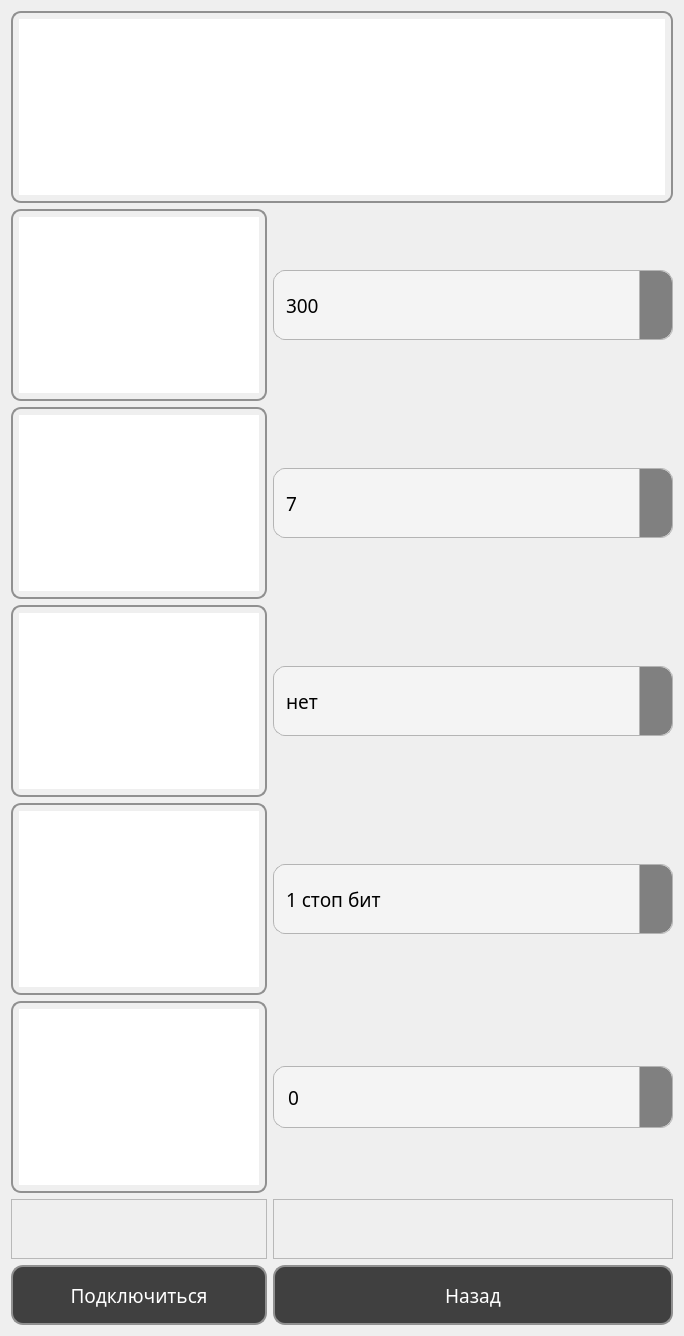
         <widget class="QWidget" name="page_3">
          <property name="styleSheet">
           <string notr="true">/* ===== QComboBox: полный стиль без ресурсов ===== */
QFrame#qt_combo_box_popup {
    background: transparent;   /* ← фон полностью “дырявый” */
    border: none;
    border-radius: 12px;
}


/* ───────── вертикальный скроллбар внутри выпадающего списка ─────────── */
QComboBox QAbstractItemView QScrollBar:vertical {
    width: 12px;               /* толщина всей полосы прокрутки          */
    margin: 0px 0px 0px 0;     /* лёгкий отступ от правой грани списка   */
    background: #ffffff;   /* ← убираем фон самой полосы             */
    border: none;              /* и рамку, которую Qt рисует по умолчанию*/
}

/* track (колея). Делаем её невидимой — остаётся «пустое место» */
QComboBox QAbstractItemView QScrollBar::groove:vertical {
    background: #ffffff;   /* никакого цвета                         */
    border: none;
    margin: 0;                 /* важно! убирает внутренние «поля» Qt    */
}

/* пустые участки над и под ползунком — тоже в ноль */
QComboBox QAbstractItemView QScrollBar::add-page:vertical,
QComboBox QAbstractItemView QScrollBar::sub-page:vertical {
    background: #ffffff;
    border: none;
}

/* сам ползунок («овал») -------------------------------------------------*/
QComboBox QAbstractItemView QScrollBar::handle:vertical {
    background: #808080;       /* цвет «таблетки»                        */
    border-radius: 999px;        /* скругляем края по полной               */
    min-height: 24px;          /* чтобы не исчезал при маленьком контенте*/
    margin: 2px;               /* зазор от границ бара                   */
}

QComboBox QAbstractItemView QScrollBar::sub-line:vertical,   /* верхняя  */
QComboBox QAbstractItemView QScrollBar::add-line:vertical {  /* нижняя   */
    height: 0px;                /* убираем видимую часть      */
    width:  0px;
    border: none;
    background: #ffffff;
    subcontrol-origin: margin;  /* чтобы не занимали место    */
}

/* ── если вдруг появится горизонтальный скроллбар ─────────────────────*/
QComboBox QAbstractItemView QScrollBar::sub-line:horizontal, /* левая    */
QComboBox QAbstractItemView QScrollBar::add-line:horizontal { /* правая  */
    width:  0px;
    height: 0px;
    border: none;
    background: #ffffff;
    subcontrol-origin: margin;
}

/* ОСНОВНОЕ ПОЛЕ -----------------------------------------------------------*/
QComboBox {
    border: 1px solid #b4b4b4;
    border-radius: 12px;
    padding: 4px 40px 4px 12px;   /* место под стрелку справа */
    background: #f4f4f4;
    min-height: 60px;             /* чтобы не сплющивался */
combobox-popup: 0;   
}

/* КНОПКА ВЫПАДАНИЯ (правый сегмент) --------------------------------------*/
QComboBox::drop-down {
    subcontrol-origin: padding;
    subcontrol-position: top right;
    width: 32px;
    border-left: 1px solid #b4b4b4;
    border-top-right-radius: 12px;
    border-bottom-right-radius: 12px;
    background: #e2e2e2;
}

QComboBox::drop-down { 
    background: #808080;   /* временно! */
}

/* СТРЕЛКА ----------------------------------------------------------------*/
QComboBox::down-arrow {
image: url(&quot;:/icon/arrow_drop_down_24dp_E3E3E3_FILL0_wght400_GRAD0_opsz24.png&quot;);
    width: 24px;      /* подгони под реальный размер PNG */
    height: 24px;
    margin: 0 auto;   /* по центру кнопки drop‑down */
    border: none;     /* глушим всякие старые границы */
}

/* Поворот при раскрытии --------------------------------------------------*/
QComboBox::down-arrow:on {
    transform: rotate(180deg);
}





/* ХОВЕР/ФОКУС -------------------------------------------------------------*/
QComboBox:hover { background: #f9f9f9; }

QComboBox:focus {
    border: 1px solid #7aa9ff;
    outline: none;
}

/* ВЫПАДАЮЩИЙ СПИСОК -----------------------------------------------------*/
QComboBox QAbstractItemView {
    /* тот же радиус, что у поля */
    border: 1px solid #c8c8c8;
    border-radius: 12px;
    padding: 4px;                       /* лёгкий «отступ-рамка» внутри */
    background: #FFFFFF;

    /* отключаем стандартный dotted focus-rectangle */
    outline: 0;                         /* Qt &gt;5.12 понимает outline */
    /* если outline не работает в вашей версии:
       border: none; */
}


QComboBox QAbstractItemView::viewport {
    border-radius: 8px;
    background: transparent;
}

/* строки внутри списка */
QComboBox QAbstractItemView::item {
    padding: 6px 12px;
    border-radius: 6px;                 /* лёгкое скругление hover/selected */
}

/* подсветка наведения  */
QComboBox QAbstractItemView::item:hover {
    background: #f0f0f0;
}

/* выбранный элемент (без пунктира!) */
QComboBox QAbstractItemView::item:selected {
    background: #2d97ff;                /* пример активного цвета */
    color: #ffffff;
    outline: 0;                         /* страховка */
    /* или border: none;  -&gt; если outline не поддерживается */
}

/* Оформление текста и рамки для QLabel и QTextBrowser */
QLabel,
QTextBrowser {
    color: white;                    /* цвет шрифта */
    border-radius: 10px;             /* скругление углов рамки */
    padding: 6px;                    /* внутренние отступы */
border: 2px solid #909090; 
}


/* Нормальное состояние */
QPushButton {
    background-color: #404040;        /* заливка */
    color: white;                     /* цвет текста */
    border: 2px solid #909090;        /* толщина и цвет обводки */
    border-radius: 12px;              /* радиус скругления */
    padding: 6px 12px;                /* «воздух» внутри */
}

/* Курсор наведён */
QPushButton:hover {
    background-color: #505050;
    border-color: #707070;
}

/* Кнопка нажата (удерживается) */
QPushButton:pressed {
    background-color: #909090;
    border-color: #909090;
}

/* QLabel или QTextBrowser */
QLabel, QTextBrowser {
    border: 2px solid #909090;   /* толщина и цвет */
    border-radius: 10px;         /* скругление */
    padding: 6px;                /* внутренние отступы */
    color: white;              /* цвет шрифта */
}

/* ===== QSpinBox — стиль под QComboBox (каждый параметр подписан) ===== */

/* ОСНОВНОЕ ПОЛЕ ---------------------------------------------------------*/
QSpinBox {
    border: 1px solid #b4b4b4;                 /* внешняя рамка виджета        */
    border-radius: 12px;                       /* скругление всех углов        */

    padding-left: 12px;                        /* отступ текста слева          */
    padding-right: 40px;                       /* резерв под блок стрелок      */
    background: #f4f4f4;                       /* фон поля ввода               */
    min-height: 60px;                          /* минимальная высота контрола  */
    color: black;                              /* цвет введённого текста       */

    outline: none;                             /* убираем стандартный пунктиp  */
}

/* БЛОК СТРЕЛОК ----------------------------------------------------------*/
/* общие параметры для обеих половинок блока */
QSpinBox::up-button,
QSpinBox::down-button {
    subcontrol-origin: padding;                /* координаты от padding-box    */
    width: 32px;                               /* ширина сегмента со стрелками */
    border-left: 1px solid #b4b4b4;            /* линия-разделитель слева      */
    background: #808080;                       /* фон блока стрелок            */
}

/* ↓ нижняя половина блока стрелок --------------------------------------*/
QSpinBox::down-button {
    subcontrol-position: bottom right;         /* привязка к правому-нижнему   */
    height: 30%;                               /* занимаем оставшиеся 50 %     */
    border-bottom-right-radius: 12px;          /* скругляем ТОЛЬКО низ-прав.   */
}


/* ↑ верхняя половина блока стрелок -------------------------------------*/
QSpinBox::up-button {
    subcontrol-position: top right;            /* привязка к правому-верхнему  */
    height: 30%;                               /* занимаем ровно половину выс. */
    border-top-right-radius: 12px;             /* скругляем ТОЛЬКО верх-прав.  */
}

/* визуальный отклик при нажатии ----------------------------------------*/
QSpinBox::up-button:pressed,
QSpinBox::down-button:pressed {
    background: #6d6d6d;                       /* затемняем фон на время клика */
}

/* СТРЕЛКИ (иконки) ------------------------------------------------------*/
QSpinBox::up-arrow {
    image: url(&quot;:/icon/arrow_drop_up_24dp_E3E3E3_FILL0_wght400_GRAD0_opsz24.png&quot;); /* PNG/SVG ↓ */
    width: 24px; height: 24px;                 /* габариты иконки              */
    margin: 0 auto;                            /* центрируем в блоке           */
	transform: rotate(180deg);
}

QSpinBox::down-arrow {
    image: url(&quot;:/icon/arrow_drop_down_24dp_E3E3E3_FILL0_wght400_GRAD0_opsz24.png&quot;); /* PNG/SVG ↓ */
    width: 24px; height: 24px;                 /* габариты иконки              */
    margin: 0 auto;                            /* центрируем в блоке           */
}


/* отключаем кнопки и иконки при достижении min/max ---------------------*/
QSpinBox::up-button:disabled,
QSpinBox::down-button:disabled {
    background: #c8c8c8;                       /* тусклый фон — кнопка неактив */
}

QSpinBox::up-arrow:disabled,
QSpinBox::down-arrow:disabled {
    image: none;                               /* прячем иконку у неактивной   */
}

/* ХОВЕР / ФОКУС ---------------------------------------------------------*/
QSpinBox:hover  { background: #f9f9f9; }       /* лёгкое высветление при ховере*/
QSpinBox:focus  { border: 1px solid #7aa9ff; } /* синяя рамка при фокусе       */

/* ОТКЛЮЧЁННОЕ СОСТОЯНИЕ -------------------------------------------------*/
QSpinBox:disabled {
    color: #8f8f8f;                            /* приглушаем текст             */
    background: #e0e0e0;                       /* и фон всего виджета          */
}

</string>
          </property>
          <layout class="QGridLayout" name="gridLayout_2">
           <item row="6" column="0">
            <widget class="QFrame" name="frame_7">
             <property name="frameShape">
              <enum>QFrame::Shape::StyledPanel</enum>
             </property>
             <property name="frameShadow">
              <enum>QFrame::Shadow::Raised</enum>
             </property>
            </widget>
           </item>
           <item row="2" column="1">
            <widget class="QComboBox" name="comboBox_2">
             <property name="sizePolicy">
              <sizepolicy hsizetype="Preferred" vsizetype="Maximum">
               <horstretch>0</horstretch>
               <verstretch>0</verstretch>
              </sizepolicy>
             </property>
             <property name="minimumSize">
              <size>
               <width>0</width>
               <height>70</height>
              </size>
             </property>
             <property name="font">
              <font>
               <family>Noto Sans SC</family>
               <pointsize>14</pointsize>
              </font>
             </property>
             <property name="layoutDirection">
              <enum>Qt::LayoutDirection::LeftToRight</enum>
             </property>
             <item>
              <property name="text">
               <string>7</string>
              </property>
             </item>
             <item>
              <property name="text">
               <string>8</string>
              </property>
             </item>
            </widget>
           </item>
           <item row="6" column="1">
            <widget class="QFrame" name="frame_8">
             <property name="minimumSize">
              <size>
               <width>400</width>
               <height>60</height>
              </size>
             </property>
             <property name="frameShape">
              <enum>QFrame::Shape::StyledPanel</enum>
             </property>
             <property name="frameShadow">
              <enum>QFrame::Shadow::Raised</enum>
             </property>
            </widget>
           </item>
           <item row="5" column="1">
            <widget class="QSpinBox" name="spinBox">
             <property name="sizePolicy">
              <sizepolicy hsizetype="Minimum" vsizetype="Maximum">
               <horstretch>0</horstretch>
               <verstretch>0</verstretch>
              </sizepolicy>
             </property>
             <property name="minimumSize">
              <size>
               <width>0</width>
               <height>62</height>
              </size>
             </property>
             <property name="font">
              <font>
               <family>Noto Sans SC</family>
               <pointsize>14</pointsize>
              </font>
             </property>
             <property name="layoutDirection">
              <enum>Qt::LayoutDirection::LeftToRight</enum>
             </property>
             <property name="styleSheet">
              <string notr="true"/>
             </property>
            </widget>
           </item>
           <item row="1" column="0">
            <widget class="QTextBrowser" name="textBrowser_5">
             <property name="html">
              <string>&lt;!DOCTYPE HTML PUBLIC &quot;-//W3C//DTD HTML 4.0//EN&quot; &quot;http://www.w3.org/TR/REC-html40/strict.dtd&quot;&gt;
&lt;html&gt;&lt;head&gt;&lt;meta name=&quot;qrichtext&quot; content=&quot;1&quot; /&gt;&lt;meta charset=&quot;utf-8&quot; /&gt;&lt;style type=&quot;text/css&quot;&gt;
p, li { white-space: pre-wrap; }
hr { height: 1px; border-width: 0; }
li.unchecked::marker { content: &quot;\2610&quot;; }
li.checked::marker { content: &quot;\2612&quot;; }
&lt;/style&gt;&lt;/head&gt;&lt;body style=&quot; font-family:'Noto Sans SC'; font-size:9pt; font-weight:400; font-style:normal;&quot;&gt;
&lt;p align=&quot;center&quot; style=&quot; margin-top:0px; margin-bottom:0px; margin-left:0px; margin-right:0px; -qt-block-indent:0; text-indent:0px;&quot;&gt;&lt;span style=&quot; font-size:14pt;&quot;&gt;Скорость USART&lt;/span&gt;&lt;/p&gt;&lt;/body&gt;&lt;/html&gt;</string>
             </property>
            </widget>
           </item>
           <item row="7" column="1">
            <widget class="QPushButton" name="pushButton_3">
             <property name="sizePolicy">
              <sizepolicy hsizetype="Minimum" vsizetype="Maximum">
               <horstretch>0</horstretch>
               <verstretch>0</verstretch>
              </sizepolicy>
             </property>
             <property name="minimumSize">
              <size>
               <width>0</width>
               <height>60</height>
              </size>
             </property>
             <property name="font">
              <font>
               <family>Noto Sans SC</family>
               <pointsize>14</pointsize>
              </font>
             </property>
             <property name="text">
              <string>Назад</string>
             </property>
            </widget>
           </item>
           <item row="2" column="0">
            <widget class="QTextBrowser" name="textBrowser_9">
             <property name="html">
              <string>&lt;!DOCTYPE HTML PUBLIC &quot;-//W3C//DTD HTML 4.0//EN&quot; &quot;http://www.w3.org/TR/REC-html40/strict.dtd&quot;&gt;
&lt;html&gt;&lt;head&gt;&lt;meta name=&quot;qrichtext&quot; content=&quot;1&quot; /&gt;&lt;meta charset=&quot;utf-8&quot; /&gt;&lt;style type=&quot;text/css&quot;&gt;
p, li { white-space: pre-wrap; }
hr { height: 1px; border-width: 0; }
li.unchecked::marker { content: &quot;\2610&quot;; }
li.checked::marker { content: &quot;\2612&quot;; }
&lt;/style&gt;&lt;/head&gt;&lt;body style=&quot; font-family:'Noto Sans SC'; font-size:9pt; font-weight:400; font-style:normal;&quot;&gt;
&lt;p align=&quot;center&quot; style=&quot; margin-top:0px; margin-bottom:0px; margin-left:0px; margin-right:0px; -qt-block-indent:0; text-indent:0px;&quot;&gt;&lt;span style=&quot; font-size:14pt;&quot;&gt;Колличество бит&lt;/span&gt;&lt;/p&gt;&lt;/body&gt;&lt;/html&gt;</string>
             </property>
            </widget>
           </item>
           <item row="1" column="1">
            <widget class="QComboBox" name="comboBox">
             <property name="sizePolicy">
              <sizepolicy hsizetype="Preferred" vsizetype="Maximum">
               <horstretch>0</horstretch>
               <verstretch>0</verstretch>
              </sizepolicy>
             </property>
             <property name="minimumSize">
              <size>
               <width>0</width>
               <height>70</height>
              </size>
             </property>
             <property name="font">
              <font>
               <family>Noto Sans SC</family>
               <pointsize>14</pointsize>
              </font>
             </property>
             <property name="layoutDirection">
              <enum>Qt::LayoutDirection::LeftToRight</enum>
             </property>
             <property name="styleSheet">
              <string notr="true">QLabel { font-size: 14pt; }</string>
             </property>
             <item>
              <property name="text">
               <string>300</string>
              </property>
             </item>
             <item>
              <property name="text">
               <string>600</string>
              </property>
             </item>
             <item>
              <property name="text">
               <string>1200</string>
              </property>
             </item>
             <item>
              <property name="text">
               <string>2400</string>
              </property>
             </item>
             <item>
              <property name="text">
               <string>4800</string>
              </property>
             </item>
             <item>
              <property name="text">
               <string>9600</string>
              </property>
             </item>
             <item>
              <property name="text">
               <string>14400</string>
              </property>
             </item>
             <item>
              <property name="text">
               <string>19200</string>
              </property>
             </item>
             <item>
              <property name="text">
               <string>38400</string>
              </property>
             </item>
             <item>
              <property name="text">
               <string>56000</string>
              </property>
             </item>
             <item>
              <property name="text">
               <string>57600</string>
              </property>
             </item>
             <item>
              <property name="text">
               <string>115200</string>
              </property>
             </item>
             <item>
              <property name="text">
               <string>128000</string>
              </property>
             </item>
             <item>
              <property name="text">
               <string>230400</string>
              </property>
             </item>
             <item>
              <property name="text">
               <string>256000</string>
              </property>
             </item>
            </widget>
           </item>
           <item row="4" column="1">
            <widget class="QComboBox" name="comboBox_3">
             <property name="sizePolicy">
              <sizepolicy hsizetype="Preferred" vsizetype="Maximum">
               <horstretch>0</horstretch>
               <verstretch>0</verstretch>
              </sizepolicy>
             </property>
             <property name="minimumSize">
              <size>
               <width>0</width>
               <height>70</height>
              </size>
             </property>
             <property name="font">
              <font>
               <family>Noto Sans SC</family>
               <pointsize>14</pointsize>
              </font>
             </property>
             <property name="layoutDirection">
              <enum>Qt::LayoutDirection::LeftToRight</enum>
             </property>
             <item>
              <property name="text">
               <string>1 стоп бит</string>
              </property>
             </item>
             <item>
              <property name="text">
               <string>2 стоп бит</string>
              </property>
             </item>
            </widget>
           </item>
           <item row="3" column="1">
            <widget class="QComboBox" name="comboBox_4">
             <property name="sizePolicy">
              <sizepolicy hsizetype="Preferred" vsizetype="Maximum">
               <horstretch>0</horstretch>
               <verstretch>0</verstretch>
              </sizepolicy>
             </property>
             <property name="minimumSize">
              <size>
               <width>0</width>
               <height>70</height>
              </size>
             </property>
             <property name="font">
              <font>
               <family>Noto Sans SC</family>
               <pointsize>14</pointsize>
              </font>
             </property>
             <property name="layoutDirection">
              <enum>Qt::LayoutDirection::LeftToRight</enum>
             </property>
             <item>
              <property name="text">
               <string>нет</string>
              </property>
             </item>
             <item>
              <property name="text">
               <string>Нечетная</string>
              </property>
             </item>
             <item>
              <property name="text">
               <string>Четная</string>
              </property>
             </item>
            </widget>
           </item>
           <item row="3" column="0">
            <widget class="QTextBrowser" name="textBrowser_7">
             <property name="html">
              <string>&lt;!DOCTYPE HTML PUBLIC &quot;-//W3C//DTD HTML 4.0//EN&quot; &quot;http://www.w3.org/TR/REC-html40/strict.dtd&quot;&gt;
&lt;html&gt;&lt;head&gt;&lt;meta name=&quot;qrichtext&quot; content=&quot;1&quot; /&gt;&lt;meta charset=&quot;utf-8&quot; /&gt;&lt;style type=&quot;text/css&quot;&gt;
p, li { white-space: pre-wrap; }
hr { height: 1px; border-width: 0; }
li.unchecked::marker { content: &quot;\2610&quot;; }
li.checked::marker { content: &quot;\2612&quot;; }
&lt;/style&gt;&lt;/head&gt;&lt;body style=&quot; font-family:'Noto Sans SC'; font-size:9pt; font-weight:400; font-style:normal;&quot;&gt;
&lt;p align=&quot;center&quot; style=&quot; margin-top:0px; margin-bottom:0px; margin-left:0px; margin-right:0px; -qt-block-indent:0; text-indent:0px;&quot;&gt;&lt;span style=&quot; font-size:14pt;&quot;&gt;Четность&lt;/span&gt;&lt;/p&gt;&lt;/body&gt;&lt;/html&gt;</string>
             </property>
            </widget>
           </item>
           <item row="0" column="0" colspan="2">
            <widget class="QTextBrowser" name="textBrowser_4">
             <property name="html">
              <string>&lt;!DOCTYPE HTML PUBLIC &quot;-//W3C//DTD HTML 4.0//EN&quot; &quot;http://www.w3.org/TR/REC-html40/strict.dtd&quot;&gt;
&lt;html&gt;&lt;head&gt;&lt;meta name=&quot;qrichtext&quot; content=&quot;1&quot; /&gt;&lt;meta charset=&quot;utf-8&quot; /&gt;&lt;style type=&quot;text/css&quot;&gt;
p, li { white-space: pre-wrap; }
hr { height: 1px; border-width: 0; }
li.unchecked::marker { content: &quot;\2610&quot;; }
li.checked::marker { content: &quot;\2612&quot;; }
&lt;/style&gt;&lt;/head&gt;&lt;body style=&quot; font-family:'Noto Sans SC'; font-size:9pt; font-weight:400; font-style:normal;&quot;&gt;
&lt;p align=&quot;center&quot; style=&quot; margin-top:0px; margin-bottom:0px; margin-left:0px; margin-right:0px; -qt-block-indent:0; text-indent:0px;&quot;&gt;&lt;span style=&quot; font-size:16pt;&quot;&gt;Ручное подключение&lt;/span&gt;&lt;/p&gt;&lt;/body&gt;&lt;/html&gt;</string>
             </property>
            </widget>
           </item>
           <item row="5" column="0">
            <widget class="QTextBrowser" name="textBrowser_8">
             <property name="html">
              <string>&lt;!DOCTYPE HTML PUBLIC &quot;-//W3C//DTD HTML 4.0//EN&quot; &quot;http://www.w3.org/TR/REC-html40/strict.dtd&quot;&gt;
&lt;html&gt;&lt;head&gt;&lt;meta name=&quot;qrichtext&quot; content=&quot;1&quot; /&gt;&lt;meta charset=&quot;utf-8&quot; /&gt;&lt;style type=&quot;text/css&quot;&gt;
p, li { white-space: pre-wrap; }
hr { height: 1px; border-width: 0; }
li.unchecked::marker { content: &quot;\2610&quot;; }
li.checked::marker { content: &quot;\2612&quot;; }
&lt;/style&gt;&lt;/head&gt;&lt;body style=&quot; font-family:'Noto Sans SC'; font-size:9pt; font-weight:400; font-style:normal;&quot;&gt;
&lt;p align=&quot;center&quot; style=&quot; margin-top:0px; margin-bottom:0px; margin-left:0px; margin-right:0px; -qt-block-indent:0; text-indent:0px;&quot;&gt;&lt;span style=&quot; font-size:14pt;&quot;&gt;USART ID&lt;/span&gt;&lt;/p&gt;&lt;/body&gt;&lt;/html&gt;</string>
             </property>
            </widget>
           </item>
           <item row="4" column="0">
            <widget class="QTextBrowser" name="textBrowser_6">
             <property name="html">
              <string>&lt;!DOCTYPE HTML PUBLIC &quot;-//W3C//DTD HTML 4.0//EN&quot; &quot;http://www.w3.org/TR/REC-html40/strict.dtd&quot;&gt;
&lt;html&gt;&lt;head&gt;&lt;meta name=&quot;qrichtext&quot; content=&quot;1&quot; /&gt;&lt;meta charset=&quot;utf-8&quot; /&gt;&lt;style type=&quot;text/css&quot;&gt;
p, li { white-space: pre-wrap; }
hr { height: 1px; border-width: 0; }
li.unchecked::marker { content: &quot;\2610&quot;; }
li.checked::marker { content: &quot;\2612&quot;; }
&lt;/style&gt;&lt;/head&gt;&lt;body style=&quot; font-family:'Noto Sans SC'; font-size:9pt; font-weight:400; font-style:normal;&quot;&gt;
&lt;p align=&quot;center&quot; style=&quot; margin-top:0px; margin-bottom:0px; margin-left:0px; margin-right:0px; -qt-block-indent:0; text-indent:0px;&quot;&gt;&lt;span style=&quot; font-size:14pt;&quot;&gt;Стоп-бит&lt;/span&gt;&lt;/p&gt;&lt;/body&gt;&lt;/html&gt;</string>
             </property>
            </widget>
           </item>
           <item row="7" column="0">
            <widget class="QPushButton" name="pushButton_11">
             <property name="sizePolicy">
              <sizepolicy hsizetype="Minimum" vsizetype="Maximum">
               <horstretch>0</horstretch>
               <verstretch>0</verstretch>
              </sizepolicy>
             </property>
             <property name="minimumSize">
              <size>
               <width>0</width>
               <height>60</height>
              </size>
             </property>
             <property name="font">
              <font>
               <family>Noto Sans SC</family>
               <pointsize>14</pointsize>
              </font>
             </property>
             <property name="text">
              <string>Подключиться</string>
             </property>
            </widget>
           </item>
          </layout>
         </widget>
